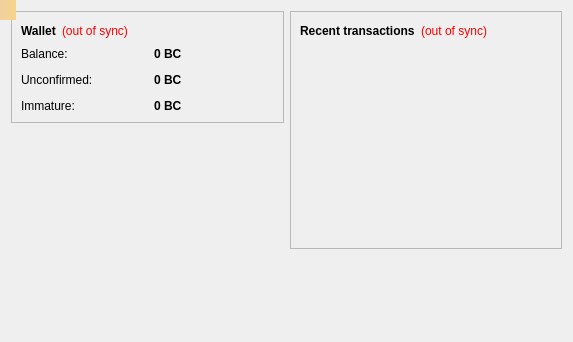
<?xml version="1.0" encoding="UTF-8"?>
<ui version="4.0">
 <class>OverviewPage</class>
 <widget class="QWidget" name="OverviewPage">
  <property name="geometry">
   <rect>
    <x>0</x>
    <y>0</y>
    <width>573</width>
    <height>342</height>
   </rect>
  </property>
  <property name="windowTitle">
   <string>Form</string>
  </property>
  <layout class="QGridLayout" name="gridLayout_2">
   <item row="0" column="0">
    <layout class="QHBoxLayout" name="horizontalLayout" stretch="1,1">
     <item>
      <layout class="QVBoxLayout" name="verticalLayout_2">
       <item>
        <widget class="QFrame" name="frame">
         <property name="frameShape">
          <enum>QFrame::StyledPanel</enum>
         </property>
         <property name="frameShadow">
          <enum>QFrame::Raised</enum>
         </property>
         <layout class="QVBoxLayout" name="verticalLayout_4">
          <item>
           <layout class="QHBoxLayout" name="horizontalLayout_4">
            <item>
             <widget class="QLabel" name="label_5">
              <property name="font">
               <font>
                <weight>75</weight>
                <bold>true</bold>
               </font>
              </property>
              <property name="text">
               <string>Wallet</string>
              </property>
             </widget>
            </item>
            <item>
             <widget class="QLabel" name="labelWalletStatus">
              <property name="toolTip">
               <string>&lt;html&gt;&lt;head/&gt;&lt;body&gt;&lt;p&gt;The displayed information may be out of date. Your wallet automatically synchronizes with the BluechipCoin network after a connection is established, but this process has not completed yet.&lt;/p&gt;&lt;/body&gt;&lt;/html&gt;</string>
              </property>
              <property name="styleSheet">
               <string notr="true">QLabel { color: red; }</string>
              </property>
              <property name="text">
               <string notr="true">(out of sync)</string>
              </property>
              <property name="alignment">
               <set>Qt::AlignLeading|Qt::AlignLeft|Qt::AlignVCenter</set>
              </property>
             </widget>
            </item>
            <item>
             <spacer name="horizontalSpacer_2">
              <property name="orientation">
               <enum>Qt::Horizontal</enum>
              </property>
              <property name="sizeHint" stdset="0">
               <size>
                <width>40</width>
                <height>20</height>
               </size>
              </property>
             </spacer>
            </item>
           </layout>
          </item>
          <item>
           <layout class="QGridLayout" name="gridLayout">
            <property name="spacing">
             <number>12</number>
            </property>
            <item row="0" column="0">
             <widget class="QLabel" name="label">
              <property name="text">
               <string>Balance:</string>
              </property>
             </widget>
            </item>
            <item row="0" column="1">
             <widget class="QLabel" name="labelBalance">
              <property name="font">
               <font>
                <weight>75</weight>
                <bold>true</bold>
               </font>
              </property>
              <property name="cursor">
               <cursorShape>IBeamCursor</cursorShape>
              </property>
              <property name="toolTip">
               <string>Your current balance</string>
              </property>
              <property name="text">
               <string notr="true">0 BC</string>
              </property>
              <property name="textInteractionFlags">
               <set>Qt::LinksAccessibleByMouse|Qt::TextSelectableByKeyboard|Qt::TextSelectableByMouse</set>
              </property>
             </widget>
            </item>
            <item row="1" column="0">
             <widget class="QLabel" name="label_3">
              <property name="text">
               <string>Unconfirmed:</string>
              </property>
             </widget>
            </item>
            <item row="1" column="1">
             <widget class="QLabel" name="labelUnconfirmed">
              <property name="font">
               <font>
                <weight>75</weight>
                <bold>true</bold>
               </font>
              </property>
              <property name="cursor">
               <cursorShape>IBeamCursor</cursorShape>
              </property>
              <property name="toolTip">
               <string>Total of transactions that have yet to be confirmed, and do not yet count toward the current balance</string>
              </property>
              <property name="text">
               <string notr="true">0 BC</string>
              </property>
              <property name="textInteractionFlags">
               <set>Qt::LinksAccessibleByMouse|Qt::TextSelectableByKeyboard|Qt::TextSelectableByMouse</set>
              </property>
             </widget>
            </item>
            <item row="2" column="0">
             <widget class="QLabel" name="labelImmatureText">
              <property name="text">
               <string>Immature:</string>
              </property>
             </widget>
            </item>
            <item row="2" column="1">
             <widget class="QLabel" name="labelImmature">
              <property name="font">
               <font>
                <weight>75</weight>
                <bold>true</bold>
               </font>
              </property>
              <property name="toolTip">
               <string>Mined balance that has not yet matured</string>
              </property>
              <property name="text">
               <string notr="true">0 BC</string>
              </property>
              <property name="textInteractionFlags">
               <set>Qt::LinksAccessibleByMouse|Qt::TextSelectableByKeyboard|Qt::TextSelectableByMouse</set>
              </property>
             </widget>
            </item>
           </layout>
          </item>
         </layout>
        </widget>
       </item>
       <item>
        <spacer name="verticalSpacer_3">
         <property name="orientation">
          <enum>Qt::Vertical</enum>
         </property>
         <property name="sizeHint" stdset="0">
          <size>
           <width>20</width>
           <height>40</height>
          </size>
         </property>
        </spacer>
       </item>
       <item>
        <widget class="QLabel" name="label_wallet_bgcoin">
         <property name="text">
          <string/>
         </property>
         <property name="pixmap">
          <pixmap resource="../bitcoin.qrc">:/images/wallet_bgcoin</pixmap>
         </property>
         <property name="scaledContents">
          <bool>false</bool>
         </property>
         <property name="alignment">
          <set>Qt::AlignCenter</set>
         </property>
         <property name="margin">
          <number>0</number>
         </property>
        </widget>
       </item>
       <item>
        <spacer name="verticalSpacer">
         <property name="orientation">
          <enum>Qt::Vertical</enum>
         </property>
         <property name="sizeHint" stdset="0">
          <size>
           <width>20</width>
           <height>40</height>
          </size>
         </property>
        </spacer>
       </item>
      </layout>
     </item>
     <item>
      <layout class="QVBoxLayout" name="verticalLayout_3">
       <item>
        <widget class="QFrame" name="frame_2">
         <property name="frameShape">
          <enum>QFrame::StyledPanel</enum>
         </property>
         <property name="frameShadow">
          <enum>QFrame::Raised</enum>
         </property>
         <layout class="QVBoxLayout" name="verticalLayout">
          <item>
           <layout class="QHBoxLayout" name="horizontalLayout_2">
            <item>
             <widget class="QLabel" name="label_4">
              <property name="text">
               <string>&lt;b&gt;Recent transactions&lt;/b&gt;</string>
              </property>
             </widget>
            </item>
            <item>
             <widget class="QLabel" name="labelTransactionsStatus">
              <property name="toolTip">
               <string>&lt;html&gt;&lt;head/&gt;&lt;body&gt;&lt;p&gt;The displayed information may be out of date. Your wallet automatically synchronizes with the BluechipCoin network after a connection is established, but this process has not completed yet.&lt;/p&gt;&lt;/body&gt;&lt;/html&gt;</string>
              </property>
              <property name="styleSheet">
               <string notr="true">QLabel { color: red; }</string>
              </property>
              <property name="text">
               <string notr="true">(out of sync)</string>
              </property>
              <property name="alignment">
               <set>Qt::AlignRight|Qt::AlignTrailing|Qt::AlignVCenter</set>
              </property>
             </widget>
            </item>
            <item>
             <spacer name="horizontalSpacer">
              <property name="orientation">
               <enum>Qt::Horizontal</enum>
              </property>
              <property name="sizeHint" stdset="0">
               <size>
                <width>40</width>
                <height>20</height>
               </size>
              </property>
             </spacer>
            </item>
           </layout>
          </item>
          <item>
           <widget class="QListView" name="listTransactions">
            <property name="styleSheet">
             <string notr="true">QListView { background: transparent; }</string>
            </property>
            <property name="frameShape">
             <enum>QFrame::NoFrame</enum>
            </property>
            <property name="verticalScrollBarPolicy">
             <enum>Qt::ScrollBarAlwaysOff</enum>
            </property>
            <property name="horizontalScrollBarPolicy">
             <enum>Qt::ScrollBarAlwaysOff</enum>
            </property>
            <property name="selectionMode">
             <enum>QAbstractItemView::NoSelection</enum>
            </property>
           </widget>
          </item>
         </layout>
        </widget>
       </item>
       <item>
        <spacer name="verticalSpacer_2">
         <property name="orientation">
          <enum>Qt::Vertical</enum>
         </property>
         <property name="sizeHint" stdset="0">
          <size>
           <width>20</width>
           <height>40</height>
          </size>
         </property>
        </spacer>
       </item>
      </layout>
     </item>
    </layout>
   </item>
  </layout>
  <widget class="QLabel" name="labelAlerts">
   <property name="geometry">
    <rect>
     <x>0</x>
     <y>0</y>
     <width>16</width>
     <height>20</height>
    </rect>
   </property>
   <property name="visible">
    <bool>false</bool>
   </property>
   <property name="styleSheet">
    <string notr="true">background-color: qlineargradient(x1: 0, y1: 0, x2: 1, y2: 0, stop:0 #F0D0A0, stop:1 #F8D488); color:#000000;</string>
   </property>
   <property name="wordWrap">
    <bool>true</bool>
   </property>
   <property name="margin">
    <number>3</number>
   </property>
  </widget>
 </widget>
 <resources>
  <include location="../bitcoin.qrc"/>
 </resources>
 <connections/>
</ui>
